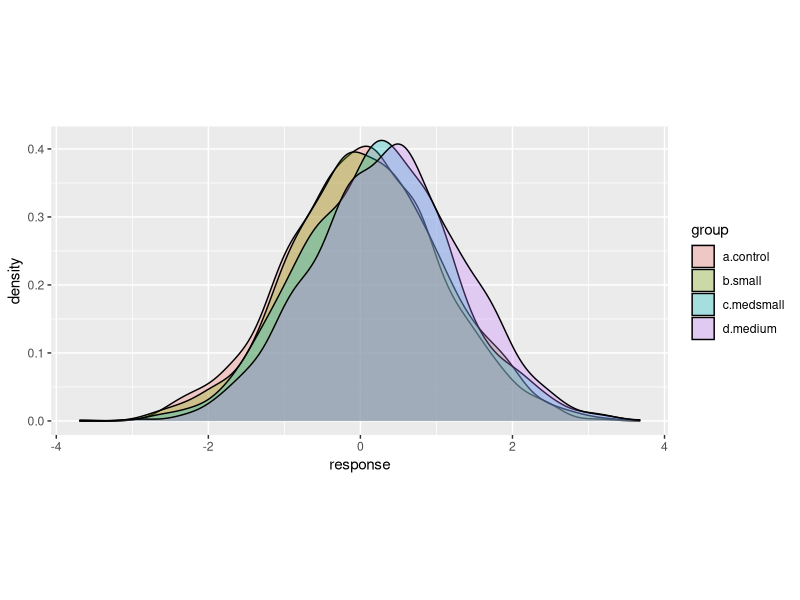
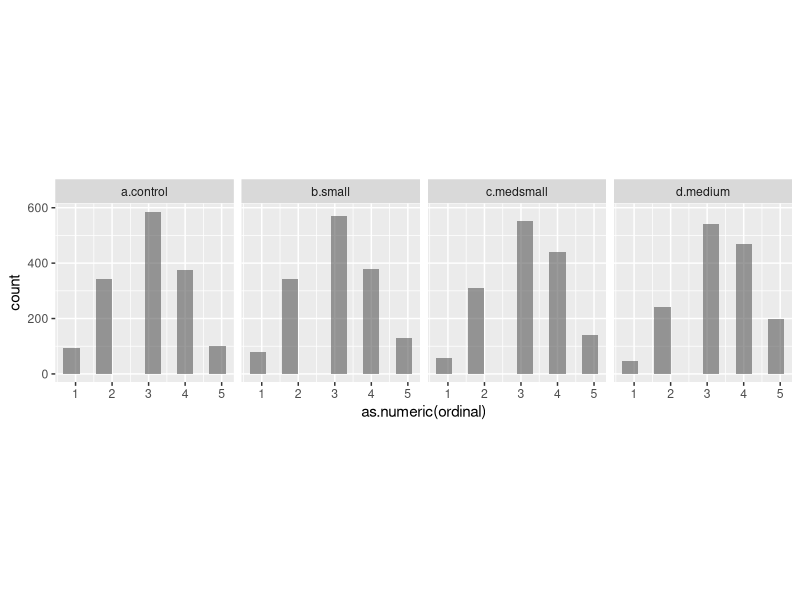

Here is the R script that generated these plots, in order: (Note: this script raises an error after producing the figures.)
## ---- chunk 1
memory.limit(100000)
## ---- chunk 2

# tidyverse simply used for data wrangling and plotting
library(tidyverse)

## ---- chunk 3

four.group.datamaker <- function(sim = 1, a = 0, b = .1, c = .2, d = .4, pop=1500) {

  # first a tibble (data frame) with 1500 ppts, with the different groups showing
  # effect sizes in Cohen's d of .1, .2, and .4
  four.groups <- tibble(a.control = rnorm(pop, a, 1),
                        b.small = rnorm(pop, b, 1),
                        c.medsmall = rnorm(pop, c, 1),
                        d.medium = rnorm(pop, d, 1),
                        sample.size = 1:pop) %>%

    # turn the data into long form
    pivot_longer(cols = 'a.control':'d.medium', names_to = 'group', values_to = 'response') %>%

    # put cutpoints in the data to make it more similar to the ordinal responses we would get
    mutate(ordinal = case_when(response < -1.5 ~ 1,
                               response < -.5 ~ 2,
                               response < .5 ~ 3,
                               response < 1.5 ~ 4,
                               response >= 1.5 ~ 5),

           # for the purposes of this demo we will not analyse it as ordinal as it takes longer
           # to run the regressions, but if you did so you would also want to make the response
           # a factor
           ordinal = as.factor(ordinal),
           sim = sim)

  return(four.groups)

}

# test that the function works to make one data set before making many!
test.data <- four.group.datamaker()

ggplot(data = test.data) +
  geom_density(aes(x = response, fill = group), alpha = .3) +
  theme(
    aspect.ratio = .5
  )

ggplot(data = test.data) +
  geom_histogram(aes(x = as.numeric(ordinal)), alpha = .6,
                 position = position_dodge(), bins = 10) +
  facet_wrap(~group, nrow=1) +
  theme(
    aspect.ratio = 1
  )

## ---- chunk 4
p_load(furrr)
library(furrr)

plan(multisession)
options <- furrr_options(seed = 48238)
## ---- chunk 5

# we will pass N = 500 simulations to the map function
nsims <- 1:500

# the map function will run our data-making function over 1000 simulations
sim.data <- future_map_dfr(.x = nsims, .f = four.group.datamaker,
                           a = 0, b = .1, c = .2, d = .4, .options = options)

# split the simulated data into the separate simulations
sim.data <- sim.data %>% group_by(sim) %>% group_split()

## ---- chunk 6
head(sim.data[[3]])
## ---- chunk 7

linear.reg.maker <- function(data, breaks) {

  # this function cuts the data set it is given into different sample sizes
  cut.samples <- function(break.point, data) {
    cut.data <- filter(data, sample.size <= break.point) %>%
      mutate(sample.size = break.point)
    return(cut.data)
  }

  data.cuts <- map_dfr(.x = breaks, .f = cut.samples, data = data)

  # the data is split according to the sample size
  # to feed to the regression model
  data.cuts <- data.cuts %>% group_by(sample.size) %>% group_split()

  # this function runs the regression
  run.reg <- function(data) {

    four.group.form <- as.numeric(ordinal) ~ 1 + group

    four.group.reg <-
      lm(formula = four.group.form,
           data = data)

    # we extract confidence intervals for the parameters of interest
    ci99 <- confint(four.group.reg, level = .99)
    ci95 <- confint(four.group.reg, level = .95)

    # we create an output to show the confidence intervals around the effects
    # and some additional inference info, e.g., 'nonzero' indicates whether
    # the lower bound of the CI excludes 0 or not.
    # 'width' indicates the width of the confidence interval,
    # for assessment of precision
    output <- tibble(group = c('small', 'medsmall', 'medium',
                               'small', 'medsmall', 'medium'),
                     interval = c(.99, .99, .99, .95, .95, .95),
                     lower = c(ci99[[2,1]], ci99[[3,1]], ci99[[4,1]],
                               ci95[[2,1]], ci95[[3,1]], ci95[[4,1]]),
                     upper = c(ci99[[2,2]], ci99[[3,2]], ci99[[4,2]],
                               ci95[[2,2]], ci95[[3,2]], ci95[[4,2]])) %>%
      mutate('nonzero' = case_when(lower > 0 ~ 1,
                                   TRUE ~ 0),
             'width' = abs(upper - lower),
             'sim' = data[[1, 'sim']],
             'cell.size' = nrow(data)/4)

    return(output)
  }

  # run the regression function over the different sample sizes
  output <- map_df(.x = data.cuts, .f = run.reg)

  return(output)
}


## ---- chunk 8

t1 <- Sys.time()
linreg.output <- future_map_dfr(.x = sim.data,
                                .f = linear.reg.maker,
                                breaks = seq(from = 150, to = 1500, by = 150))
t2 <- Sys.time()
t2 - t1

## ---- chunk 9

# group the data according to group, confidence interval, and size per group
four.group.lin.summary <- linreg.output %>% group_by(group, interval, cell.size) %>%
  # summarise the amount of times we get a CI greater than 0
  summarise(.groups = 'keep',
            'ci above 0 vs. control' = sum(nonzero)/5)  %>%
  # change some factors for plotting
  mutate(interval = factor(interval, levels = c('0.95', '0.99'),
                           labels = c('95% CI', '99% CI')),
         'Effect size' = factor(group, levels = c('small', 'medsmall', 'medium'),
                                labels = c('Very small (.1)', 'Small (.2)', 'Medium (.4)')))

## ---- chunk 10

ggplot(data = four.group.lin.summary) +
  scale_x_continuous(limits = c(100, 1550), breaks = seq(from = 150, to = 1500, by = 150)) +
  scale_y_continuous(limits = c(0, 100), breaks = seq(from = 0, to = 100, by = 20)) +
  geom_hline(aes(yintercept = 80), linetype = 'dashed', size = .33, alpha = .25) +
  geom_hline(aes(yintercept = 90), linetype = 'dashed', size = .33, alpha = .25) +
  geom_path(aes(x = cell.size, y = `ci above 0 vs. control`, color = `Effect size`,
                group = `Effect size`), size = .66) +
  geom_point(aes(x = cell.size, y = `ci above 0 vs. control`, color = `Effect size`),
             size = 1.5) +
  labs(y = 'Power to detect a non-zero effect',
       x = 'Number of participants per condition (control group not included)') +
  scale_color_manual(values = c('#c10d0d', '#7dc3c2', '#dcc55b')) +
  facet_wrap(~interval) +
  theme(
    aspect.ratio = 1,
    panel.grid.major = element_line(colour = "white", size = 0.33),
    panel.grid.minor = element_line(colour = "white", size = 0.2),
    panel.background = element_rect(fill = "grey96"),
    axis.line = element_line(color = 'black', size = 0.375),
    axis.ticks = element_line(color = 'black', size = 0.5),
    text = element_text(color = 'black', family = 'Gill Sans MT', size = 9),
    axis.text = element_text(color = 'black', family = 'Gill Sans MT', size = 7),
    strip.background = element_blank()
  )
